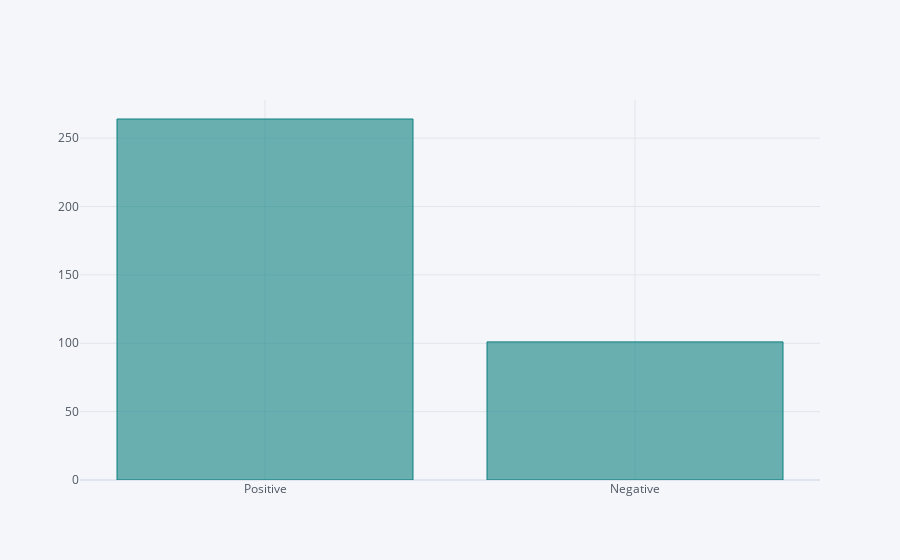

Source (notebook cell):
### Code cell
bar_chart.iplot(kind = 'bar', x = 'sentiment', y = 'Total Tweets', color = 'rgb(12, 128, 128)')

### Figure 1 — Plotly figure (JSON) as saved in the notebook; plotly's stock layout.template omitted (floating-point values rounded to 4 significant figures)
{"data": [{"marker": {"color": "rgba(12, 128, 128, 0.6)", "line": {"color": "rgba(12, 128, 128, 1.0)", "width": 1}}, "name": "Total Tweets", "orientation": "v", "text": "", "type": "bar", "x": ["Positive", "Negative"], "y": [264, 101]}], "layout": {"legend": {"bgcolor": "#F5F6F9", "font": {"color": "#4D5663"}}, "paper_bgcolor": "#F5F6F9", "plot_bgcolor": "#F5F6F9", "title": {"font": {"color": "#4D5663"}}, "xaxis": {"gridcolor": "#E1E5ED", "showgrid": true, "tickfont": {"color": "#4D5663"}, "title": {"font": {"color": "#4D5663"}, "text": ""}, "zerolinecolor": "#E1E5ED"}, "yaxis": {"gridcolor": "#E1E5ED", "showgrid": true, "tickfont": {"color": "#4D5663"}, "title": {"font": {"color": "#4D5663"}, "text": ""}, "zerolinecolor": "#E1E5ED"}}}
